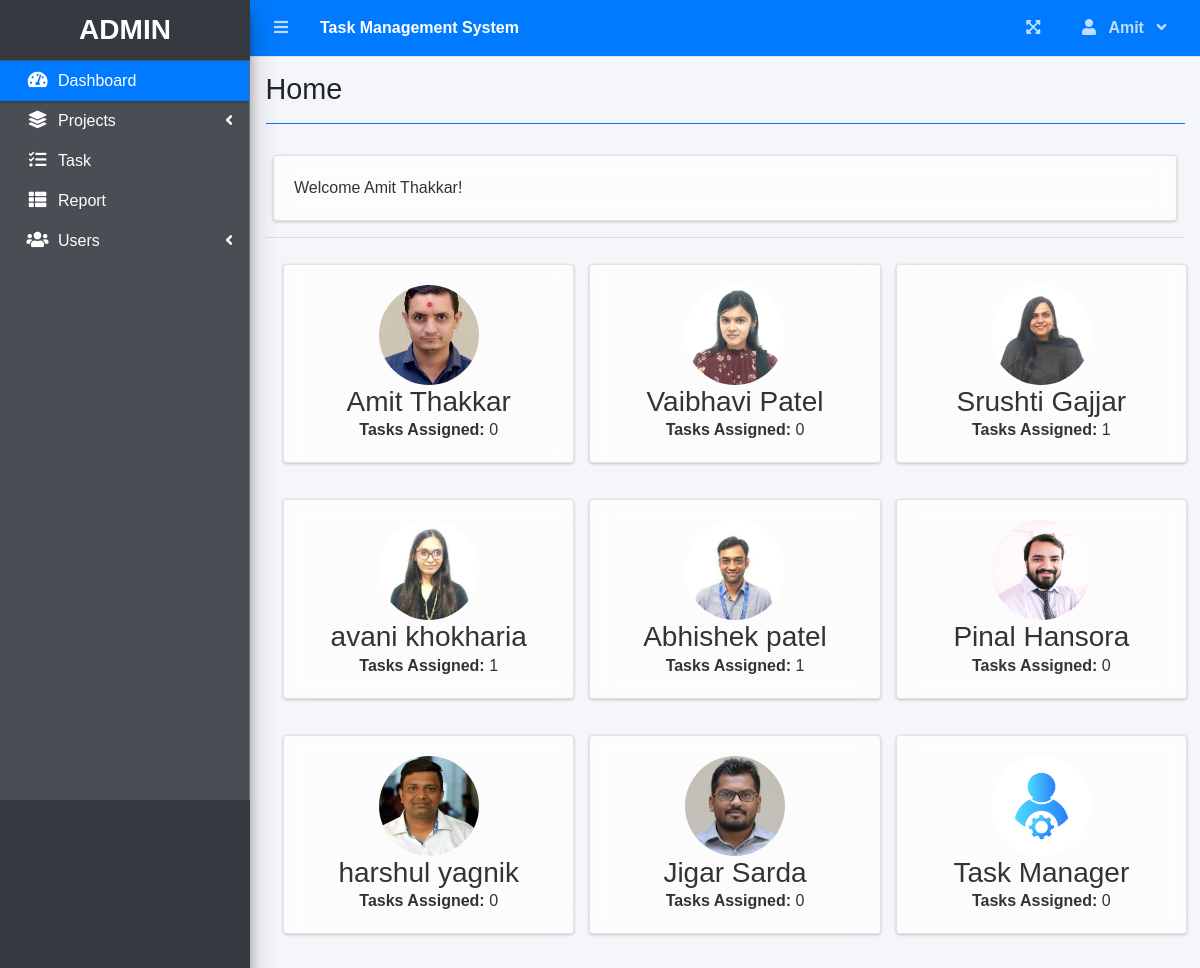
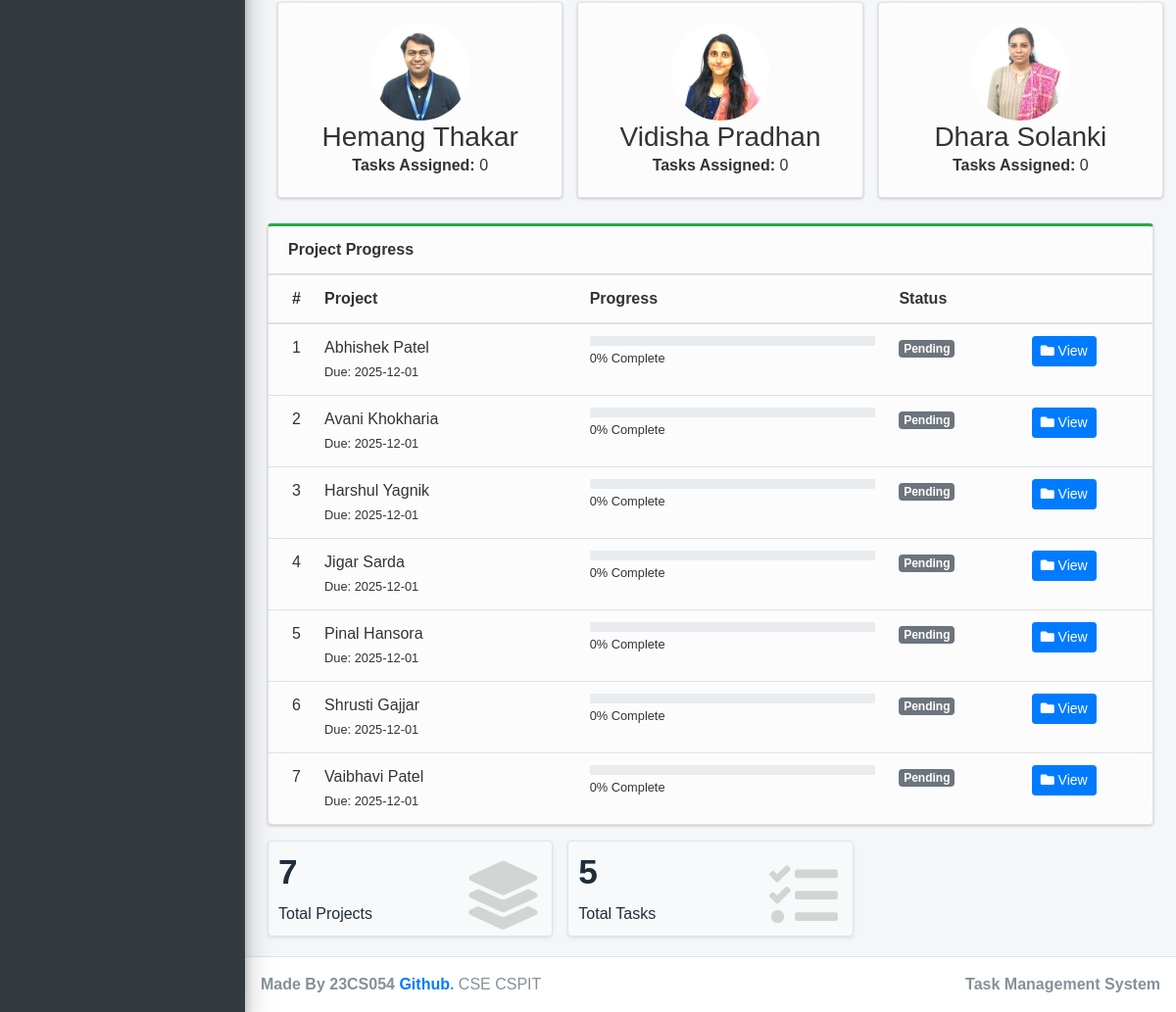
The page / (signed in) on the database its author committed (2 pictures, top to bottom).
### tables this page shows
CREATE TABLE `users` (
  `id` int(30) NOT NULL,
  `firstname` varchar(200) NOT NULL,
  `lastname` varchar(200) NOT NULL,
  `email` varchar(200) NOT NULL,
  `password` text NOT NULL,
  `type` tinyint(1) NOT NULL DEFAULT 2 COMMENT '1 = admin, 2 = staff',
  `avatar` text NOT NULL DEFAULT 'no-image-available.png',
  `date_created` datetime NOT NULL DEFAULT current_timestamp()
);

CREATE TABLE `project_list` (
  `id` int(30) NOT NULL,
  `name` varchar(200) NOT NULL,
  `description` text NOT NULL,
  `status` tinyint(2) NOT NULL,
  `start_date` date NOT NULL,
  `end_date` date NOT NULL,
  `manager_id` int(30) NOT NULL,
  `user_ids` text NOT NULL,
  `date_created` datetime NOT NULL DEFAULT current_timestamp()
);

### home.php (the view, shortened to what this page needs)
<div class="col-12">
    <div class="card">
        <div class="card-body">
            Welcome <?php echo $_SESSION['login_name']; ?>!
        </div>
    </div>
</div>
<hr>
<?php
$where = "";
$where2 = "";
?>
<div class="container-fluid">
    <div class="row">
        <?php
        $user_query = $conn->query("SELECT * FROM users");
        if ($user_query) {
            while($user = $user_query->fetch_assoc()):
                $full_name = htmlspecialchars($user['firstname'] . ' ' . $user['lastname']);
                $avatar = htmlspecialchars($user['avatar']);
                $tasks_assigned_query = $conn->query("SELECT * FROM task_list WHERE project_id = {$user['id']}");
                $tasks_assigned = $tasks_assigned_query ? $tasks_assigned_query->num_rows : 0;
        ?>
            <div class="col-sm-12 col-md-6 col-lg-4 mb-3">
                <a href="index.php?page=view_project&id=<?php echo $user['id']; ?>" class="card-link">
                    <div class="card user-card">
                        <div class="avatar">
                            <img src="<?php echo $avatar ? 'assets/uploads/' . $avatar : 'assets/uploads/default.png'; ?>" alt="<?php echo $full_name; ?>">
                        </div>
                        <div class="details">
                            <h3><?php echo $full_name; ?></h3>
                            <p><strong>Tasks Assigned:</strong> <?php echo $tasks_assigned; ?></p>
                        </div>
                    </div>
                </a>
            </div>
        <?php endwhile; ?>
        <?php
        } else {
            echo "<p>No users found.</p>";
        }
        ?>
    </div>
</div>
<div class="container-fluid">
    <div class="row">
        <div class="col-md-12">
            <div class="card card-outline card-success">
                <div class="card-header">
                    <b>Project Progress</b>
                </div>
                <div class="card-body p-0">
                    <div class="table-responsive">
                        <table class="table m-0 table-hover">
                            <colgroup>
                                <col width="5%">
                                <col width="30%">
                                <col width="35%">
                                <col width="15%">
                                <col width="15%">
                            </colgroup>
                            <thead>
                                <tr>
                                    <th>#</th>
                                    <th>Project</th>
                                    <th>Progress</th>
                                    <th>Status</th>
                                    <th></th>
                                </tr>
                            </thead>
                            <tbody>
                            <?php
                            $i = 1;
                            $stat = array("Pending","Started","On-Progress","On-Hold","Over Due","Done");
                            $qry = $conn->query("SELECT * FROM project_list $where order by name asc");
                            if ($qry) {
                                while($row = $qry->fetch_assoc()):
                                    $tprog_query = $conn->query("SELECT * FROM task_list where project_id = {$row['id']}");
                                    $tprog = $tprog_query ? $tprog_query->num_rows : 0;
                                    $cprog_query = $conn->query("SELECT * FROM task_list where project_id = {$row['id']} and status = 3");
                                    $cprog = $cprog_query ? $cprog_query->num_rows : 0;
                                    $prog = $tprog > 0 ? ($cprog / $tprog) * 100 : 0;
                                    $prog = $prog > 0 ? number_format($prog, 2) : $prog;
                            ?>
                            <tr>
                                <td><?php echo $i++; ?></td>
                                <td>
                                    <a><?php echo ucwords($row['name']); ?></a>
                                    <br>
                                    <small>Due: <?php echo date("Y-m-d", strtotime($row['end_date'])); ?></small>
                                </td>
                                <td class="project_progress">
                                    <div class="progress progress-sm">
                                    </div>
                                    <small><?php echo $prog; ?>% Complete</small>
                                </td>
                                <td class="project-state">
                                    <?php
                                        if($stat[$row['status']] == 'Pending'){
                                            echo "<span class='badge badge-secondary'>{$stat[$row['status']]}</span>";
                                        }elseif($stat[$row['status']] == 'Started'){
                                            echo "<span class='badge badge-primary'>{$stat[$row['status']]}</span>";
                                        }elseif($stat[$row['status']] == 'On-Progress'){
                                            echo "<span class='badge badge-info'>{$stat[$row['status']]}</span>";
                                        }elseif($stat[$row['status']] == 'On-Hold'){
                                            echo "<span class='badge badge-warning'>{$stat[$row['status']]}</span>";
                                        }elseif($stat[$row['status']] == 'Over Due'){
                                            echo "<span class='badge badge-danger'>{$stat[$row['status']]}</span>";
                                        }elseif($stat[$row['status']] == 'Done'){
                                            echo "<span class='badge badge-success'>{$stat[$row['status']]}</span>";
                                        }
                                    ?>
                                </td>
                                <td>
                                    <a class="btn btn-primary btn-sm" href="./index.php?page=view_project&id=<?php echo $row['id']; ?>">
                                        <i class="fas fa-folder"></i> View
                                    </a>
                                </td>
                            </tr>
                            <?php endwhile; ?>
                            <?php
                            } else {
                                echo "<tr><td colspan='5'>No projects found.</td></tr>";
                            }
                            ?>
                            </tbody>
                        </table>
                    </div>
                </div>
            </div>
        </div>
        <div class="col-12 col-sm-6 col-md-4">
            <div class="small-box bg-light shadow-sm border">
                <div class="inner">
                    <h3><?php echo $conn->query("SELECT * FROM project_list $where")->num_rows; ?></h3>
                    <p>Total Projects</p>
                </div>
                <div class="icon">
                    <i class="fa fa-layer-group"></i>
                </div>
            </div>
        </div>
        <div class="col-12 col-sm-6 col-md-4">
            <div class="small-box bg-light shadow-sm border">
                <div class="inner">
                    <h3><?php echo $conn->query("SELECT t.*, p.name as pname, p.start_date, p.status as pstatus, p.end_date, p.id as pid FROM task_list t INNER JOIN project_list p ON p.id = t.project_id $where2")->num_rows; ?></h3>
                    <p>Total Tasks</p>
                </div>
                <div class="icon">
                    <i class="fa fa-tasks"></i>
                </div>
            </div>
        </div>
    </div>
</div>

### index.php (shortened to what this page needs)
<!DOCTYPE html>
<html lang="en">
<?php
	include 'header.php'
?>
<body class="hold-transition sidebar-mini layout-fixed layout-navbar-fixed layout-footer-fixed">
<div class="wrapper">
  <?php include 'topbar.php' ?>
  <?php include 'sidebar.php' ?>
  <div class="content-wrapper">
    <div class="content-header">
      <div class="container-fluid">
        <div class="row mb-2">
          <div class="col-sm-6">
            <h1 class="m-0"><?php echo $title ?></h1>
          </div>
        </div>
            <hr class="border-primary">
      </div>
    </div>
    <section class="content">
      <div class="container-fluid">
         <?php
            $page = isset($_GET['page']) ? $_GET['page'] : 'home';
            if(!file_exists($page.".php")){
                include '404.html';
            }else{
            include $page.'.php';
            }
          ?>
      </div>
    </section>
  </div>
  <footer class="main-footer">
    <strong>Made By 23CS054 <a href="https://github.com/Hitanshparikh/task_management_system">Github</a>.</strong>
    CSE CSPIT
    <div class="float-right d-none d-sm-inline-block">
      <b><?php echo $_SESSION['system']['name'] ?></b>
    </div>
  </footer>
</div>
</body>
</html>

### header.php (shortened to what this page needs)
<head>
  <?php
  $title = isset($_GET['page']) ? ucwords(str_replace("_", ' ', $_GET['page'])) : "Home";
  ?>
  <link rel="stylesheet" href="assets/plugins/fontawesome-free/css/all.min.css">
  <link rel="stylesheet" href="assets/plugins/overlayScrollbars/css/OverlayScrollbars.min.css">
  <link rel="stylesheet" href="assets/plugins/datatables-bs4/css/dataTables.bootstrap4.min.css">
  <link rel="stylesheet" href="assets/plugins/datatables-responsive/css/responsive.bootstrap4.min.css">
  <link rel="stylesheet" href="assets/plugins/datatables-buttons/css/buttons.bootstrap4.min.css">
  <link rel="stylesheet" href="assets/plugins/select2/css/select2.min.css">
  <link rel="stylesheet" href="assets/plugins/select2-bootstrap4-theme/select2-bootstrap4.min.css">
  <link rel="stylesheet" href="assets/plugins/sweetalert2-theme-bootstrap-4/bootstrap-4.min.css">
  <link rel="stylesheet" href="assets/plugins/toastr/toastr.min.css">
  <link rel="stylesheet" href="assets/plugins/dropzone/min/dropzone.min.css">
  <link rel="stylesheet" href="assets/dist/css/jquery.datetimepicker.min.css">
  <link rel="stylesheet" href="assets/plugins/icheck-bootstrap/icheck-bootstrap.min.css">
  <link rel="stylesheet" href="assets/plugins/bootstrap4-toggle/css/bootstrap4-toggle.min.css">
  <link rel="stylesheet" href="assets/dist/css/adminlte.min.css">
  <link rel="stylesheet" href="assets/dist/css/styles.css">
  <link rel="stylesheet" href="assets/plugins/summernote/summernote-bs4.min.css">
</head>

### topbar.php (shortened to what this page needs)
<nav class="main-header navbar navbar-expand navbar-primary navbar-dark ">
  <ul class="navbar-nav">
    <?php if(isset($_SESSION['login_id'])): ?>
    <li class="nav-item">
      <a class="nav-link" data-widget="pushmenu" href="" role="button"><i class="fas fa-bars"></i></a>
    </li>
  <?php endif; ?>
    <li>
      <a class="nav-link text-white"  href="./" role="button"> <large><b><?php echo $_SESSION['system']['name'] ?></b></large></a>
    </li>
  </ul>
  <ul class="navbar-nav ml-auto">
    <li class="nav-item">
      <a class="nav-link" data-widget="fullscreen" href="#" role="button">
        <i class="fas fa-expand-arrows-alt"></i>
      </a>
    </li>
   <li class="nav-item dropdown">
          <a class="nav-link"  data-toggle="dropdown" aria-expanded="true" href="javascript:void(0)">
            <span>
              <div class="d-felx badge-pill">
                <span class="fa fa-user mr-2"></span>
                <span><b><?php echo ucwords($_SESSION['login_firstname']) ?></b></span>
                <span class="fa fa-angle-down ml-2"></span>
              </div>
            </span>
          </a>
    </li>
  </ul>
</nav>

### sidebar.php (shortened to what this page needs)
<aside class="main-sidebar sidebar-dark-primary elevation-4">
  <div class="dropdown">
 	<a href="./" class="brand-link">
      <?php if($_SESSION['login_type'] == 1): ?>
      <h3 class="text-center p-0 m-0"><b>ADMIN</b></h3>
      <?php else: ?>
      <h3 class="text-center p-0 m-0"><b>USER</b></h3>
      <?php endif; ?>
  </a>
  </div>
  <div class="sidebar pb-4 mb-4">
    <nav class="mt-2">
      <ul class="nav nav-pills nav-sidebar flex-column nav-flat" data-widget="treeview" role="menu" data-accordion="false">
        <li class="nav-item dropdown">
          <a href="./" class="nav-link nav-home">
            <i class="nav-icon fas fa-tachometer-alt"></i>
            <p>
              Dashboard
            </p>
          </a>
        </li>
        <li class="nav-item">
          <a href="#" class="nav-link nav-edit_project nav-view_project">
            <i class="nav-icon fas fa-layer-group"></i>
            <p>
              Projects
              <i class="right fas fa-angle-left"></i>
            </p>
          </a>
        </li>
        <li class="nav-item">
              <a href="./index.php?page=task_list" class="nav-link nav-task_list">
                <i class="fas fa-tasks nav-icon"></i>
                <p>Task</p>
              </a>
        </li>
        <?php if($_SESSION['login_type'] != 3): ?>
         <li class="nav-item">
              <a href="./index.php?page=reports" class="nav-link nav-reports">
                <i class="fas fa-th-list nav-icon"></i>
                <p>Report</p>
              </a>
        </li>
        <?php endif; ?>
        <?php if($_SESSION['login_type'] == 1): ?>
        <li class="nav-item">
          <a href="#" class="nav-link nav-edit_user">
            <i class="nav-icon fas fa-users"></i>
            <p>
              Users
              <i class="right fas fa-angle-left"></i>
            </p>
          </a>
        </li>
      <?php endif; ?>
      </ul>
    </nav>
  </div>
</aside>

### home.php (style rules this page uses)
body { background-color: #f4f4f9; font-family: Arial, sans-serif; }
.card { background: rgba(255, 255, 255, 0.7); backdrop-filter: blur(10px); border: 1px solid rgba(0, 0, 0, 0.1); color: #333; }
.card.user-card { width: 100%; margin: 10px; text-align: center; padding: 20px; }
.card-link { text-decoration: none; color: inherit; }
.avatar img { width: 100px; height: 100px; border-radius: 50%; object-fit: cover; }
h3, p { margin: 0; }
.btn-primary { background-color: #007bff; border-color: #007bff; }
.sidebar { background: rgba(255, 255, 255, 0.1); backdrop-filter: blur(10px); color: #fff; border-right: 1px solid rgba(255, 255, 255, 0.2); }
.sidebar a { color: #fff; }
.sidebar .nav-item .nav-link { color: #fff; }
.sidebar .nav-item .nav-link.active { background-color: rgba(255, 255, 255, 0.3); }
.sidebar .nav-icon { color: #fff; }

### rows shown on the page
users: avatar (picture), full_name "Amit Thakkar", tasks_assigned "0"
users: avatar+firstname+lastname (picture), full_name "Vaibhavi Patel", tasks_assigned "0"
users: avatar+firstname+lastname (picture), full_name "Srushti Gajjar", tasks_assigned "1"
users: avatar (picture), full_name "avani khokharia", tasks_assigned "1"
users: avatar (picture), full_name "Abhishek patel", tasks_assigned "1"
users: avatar (picture), full_name "Pinal Hansora", tasks_assigned "0"
users: avatar (picture), full_name "harshul yagnik", tasks_assigned "0"
users: avatar (picture), full_name "Jigar Sarda", tasks_assigned "0"
users: avatar (picture), full_name "Task Manager", tasks_assigned "0"
users: avatar+firstname+lastname (picture), full_name "Hemang Thakar", tasks_assigned "0"
users: avatar+firstname+lastname (picture), full_name "Vidisha Pradhan", tasks_assigned "0"
users: avatar+firstname+lastname (picture), full_name "Dhara Solanki", tasks_assigned "0"
project_list: name "Abhishek Patel", end_date "2025-12-01", status "0", status "Pending"
project_list: name "Avani Khokharia", end_date "2025-12-01", prog "0", status "Pending"
project_list: name "Harshul Yagnik", end_date "2025-12-01", prog "0", status "Pending"
project_list: name "Jigar Sarda", end_date "2025-12-01", prog "0", status "Pending"
project_list: name "Pinal Hansora", end_date "2025-12-01", status "0", status "Pending"
project_list: name "Shrusti Gajjar", end_date "2025-12-01", status "Pending"
project_list: name "Vaibhavi Patel", end_date "2025-12-01", prog "0", status "Pending"

### other values the page prints
$_SESSION['system']['name'] "Task Management System"
$_SESSION['login_firstname'] "Amit"
$title "Home"
$_SESSION['login_name'] "Amit Thakkar"
$conn->query("SELECT * FROM project_list $where")->num_rows "7"
